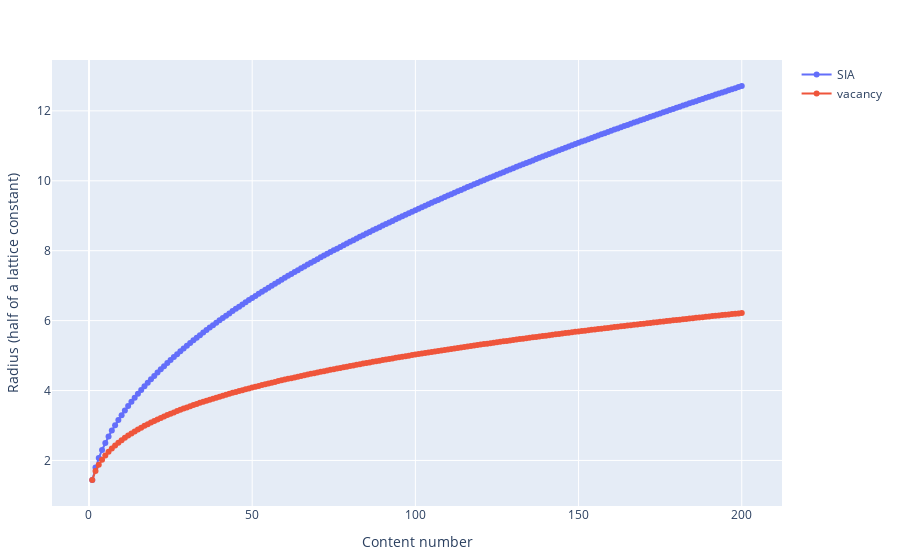

The code cell stored with this chart in its notebook:
### Code cell
sia = scatter(x=1:200 ,y = universe.constants.siaRadii, mode="markers+lines", name = "SIA")
vac = scatter(x=1:200, y = universe.constants.vacRadii, mode="markers+lines", name = "vacancy")
plot([sia, vac], Layout(xaxis_title="Content number", yaxis_title="Radius (half of a lattice constant)"))

### Figure 1 — Plotly figure (JSON) as saved in the notebook; plotly's stock layout.template omitted (floating-point values rounded to 4 significant figures; data arrays with more than 128 entries replaced by an {"elided": "..."} marker saying what was removed)
{"data": [{"mode": "markers+lines", "name": "SIA", "type": "scatter", "x": {"elided": "200 int values"}, "y": {"elided": "200 float values"}}, {"mode": "markers+lines", "name": "vacancy", "type": "scatter", "x": {"elided": "200 int values"}, "y": {"elided": "200 float values"}}], "layout": {"margin": {"b": 50, "l": 50, "r": 50, "t": 60}, "xaxis": {"title": {"text": "Content number"}}, "yaxis": {"title": {"text": "Radius (half of a lattice constant)"}}}}
